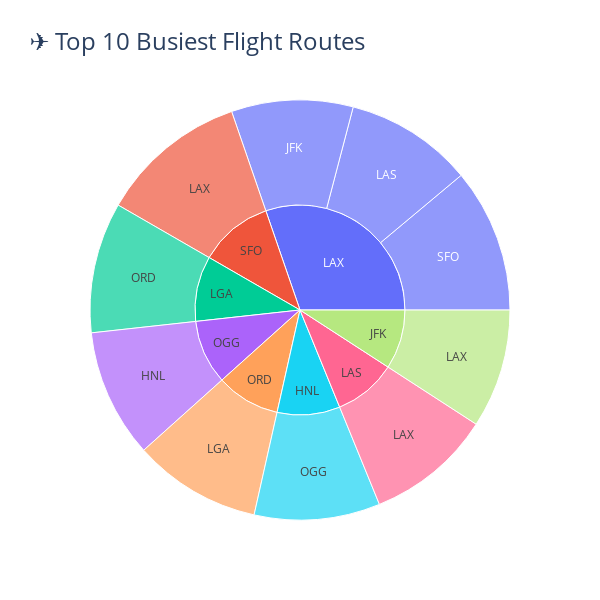

Write notebook code for a chart like this one.
### Code cell
#---Top 10 busiest routes---
route_counts = df["Route"].value_counts().head(10).reset_index()
route_counts.columns = ["Route","Flights"]

# Split Route into ORIGIN and DEST
route_counts[["ORIGIN","DEST"]] = route_counts["Route"].str.split("-", expand=True)

# Sunburst plot
fig = px.sunburst(
    route_counts,
    path=["ORIGIN","DEST"],   # hierarchy: Origin → Destination
    values="Flights",
    title="✈️ Top 10 Busiest Flight Routes"
)


# Increase figure size
fig.update_layout(
    width=600,   # increase width
    height=600,  # increase height
    title_font=dict(size=24)  # make title text larger
)


fig.show()

### Figure 1 — Plotly figure (JSON) as saved in the notebook; plotly's stock layout.template omitted (floating-point values rounded to 4 significant figures)
{"data": [{"branchvalues": "total", "domain": {"x": [0, 1], "y": [0, 1]}, "hovertemplate": "labels=%{label}<br>Flights=%{value}<br>parent=%{parent}<br>id=%{id}<extra></extra>", "ids": ["OGG/HNL", "LAX/JFK", "LAX/LAS", "JFK/LAX", "LAS/LAX", "SFO/LAX", "ORD/LGA", "HNL/OGG", "LGA/ORD", "LAX/SFO", "HNL", "JFK", "LAS", "LAX", "LGA", "OGG", "ORD", "SFO"], "labels": ["HNL", "JFK", "LAS", "LAX", "LAX", "LAX", "LGA", "OGG", "ORD", "SFO", "HNL", "JFK", "LAS", "LAX", "LGA", "OGG", "ORD", "SFO"], "name": "", "parents": ["OGG", "LAX", "LAX", "JFK", "LAS", "SFO", "ORD", "HNL", "LGA", "LAX", "", "", "", "", "", "", "", ""], "type": "sunburst", "values": [4656, 4403, 4627, 4305, 4550, 5358, 4634, 4554, 4735, 5212, 4554, 4305, 4550, 14242, 4735, 4656, 4634, 5358]}], "layout": {"height": 600, "legend": {"tracegroupgap": 0}, "title": {"font": {"size": 24}, "text": "✈️ Top 10 Busiest Flight Routes"}, "width": 600}}
